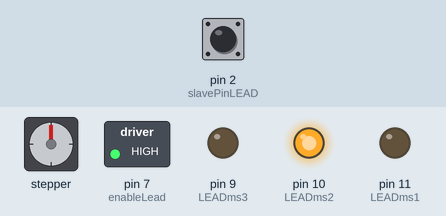
The sketch below on a simulated Arduino Uno, built with avr-gcc and run on an emulated ATmega328P. Parts: stepper motor, switched loads named in the sketch (green lamp = pin HIGH), output pins drawn as LEDs (lit = HIGH). Inputs (shaded band) come from the test bench; at power-on: pin 2 (slavePinLEAD) LOW. Stepper angles assume 200 steps per turn.

Above: at 1.2 s.
1.3 s: pin 2 (slavePinLEAD) pulsed HIGH 2 times (0.12 s each, 0.3 s apart)
Timing chart, 0 to 13.6 s (numbered marks = the images above; inputs shaded):
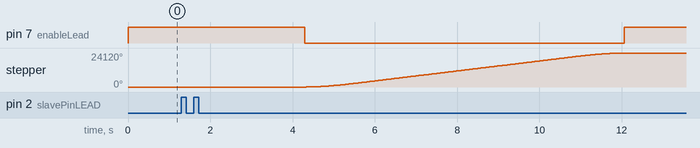

The sketch:

UnoSydneyReliable.ino
```cpp
#include "AccelStepper.h"
//26680 old competition steps
//13340 for new lead screw - quarterstep
//6670 for twice
//1667 for full steps


int leadStep=13;
int leadDir=12;

int slavePinLEAD=2;

int enableLead=7;

AccelStepper leadMotor(AccelStepper::DRIVER, leadStep,leadDir);

int LEADms1=11;
int LEADms2=10;
int LEADms3=9;
int maxSpeed=3000;
int maxAccel=3000;

void setup() {
  pinMode(enableLead,OUTPUT);
  digitalWrite(enableLead,HIGH);

  pinMode(slavePinLEAD,INPUT);
  digitalWrite(slavePinLEAD,LOW);

  pinMode(LEADms1,OUTPUT);
  pinMode(LEADms2,OUTPUT);
  pinMode(LEADms3,OUTPUT);
  digitalWrite(LEADms1,LOW);
  digitalWrite(LEADms2,HIGH);
  digitalWrite(LEADms3,LOW);

  leadMotor.setMaxSpeed(maxSpeed);
  leadMotor.setAcceleration(maxAccel);

//TESTING
//  digitalWrite(enableLead,LOW);
//  leadMotor.move(6670);
//      while (leadMotor.distanceToGo()!=0)
//     {
//       leadMotor.run();
//     }

}
//UNCOMMENT THIS
  void loop() {
    if(digitalRead(slavePinLEAD)==HIGH)
    {
      delay(3000);
      digitalWrite(enableLead,LOW);
      leadMotor.move(13400);
      while (leadMotor.distanceToGo()!=0)
     {
       leadMotor.run();
     }
    }
    digitalWrite(enableLead,HIGH);
}
```

Measured:
- after the input at 1.3 s, pin 7 (enableLead): HIGH → LOW after 3.0 s, → HIGH 7.8 s later; stepper: turns 24120° clockwise in 7.7 s, starting after 3.0 s
